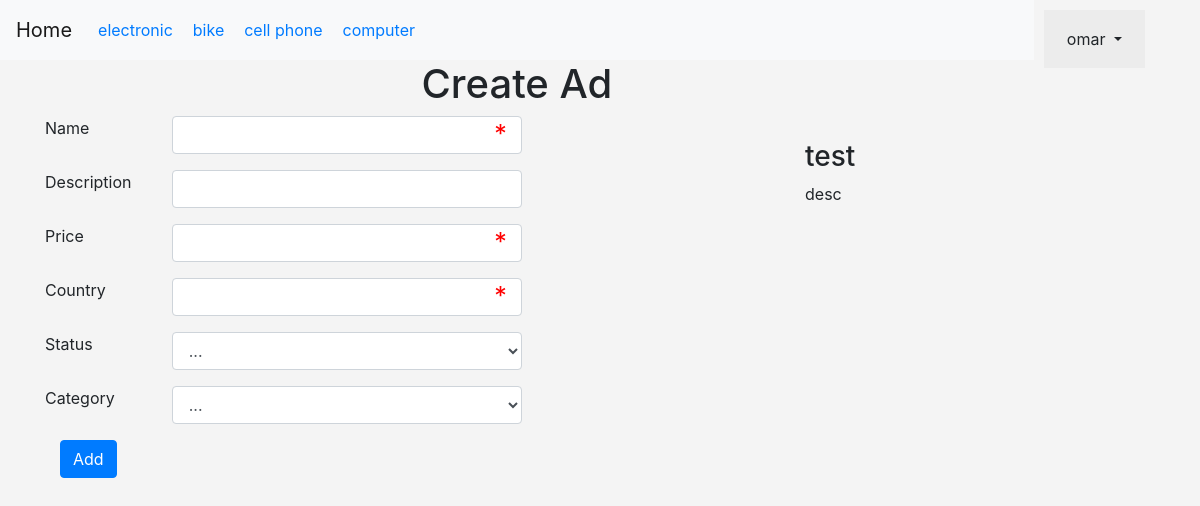
The app's page /eCommerce/items.php (signed in) with its own data.
### tables this page shows
CREATE TABLE `categories` (
  `id` int(11) NOT NULL,
  `name` varchar(255) NOT NULL,
  `description` text NOT NULL,
  `ordering` int(11) DEFAULT NULL,
  `visibility` tinyint(4) NOT NULL DEFAULT '0',
  `allow_comments` tinyint(4) NOT NULL DEFAULT '0',
  `allow_ads` tinyint(4) NOT NULL DEFAULT '0'
);

### eCommerce/init.php (called while the page is built, shortened)
<?php
include 'admin/connect.php';
$sessionUser ='';
if (isset($_SESSION['user'])){
    $sessionUser = $_SESSION['user'];
}
$tpl = 'includes/templates/';
$func = 'includes/functions/';
$css = 'layout/css/';
include $func."functions.php";
include $tpl."/header.php";

### eCommerce/includes/functions/functions.php (called while the page is built, shortened)
<?php
function getCats($where = '' , $id = '' , $val = ''){
    $equal = '';
    global $con;
    $getstmt = $con->prepare("SELECT * FROM categories $where $id $equal $val ORDER BY id ASC");
    $getstmt->execute();
    $rows = $getstmt->fetchAll();
    return $rows;
}

### eCommerce/items.php (the view, shortened to what this page needs)
<?php
include "init.php";
if (isset($_SESSION['user'])){
    ?>
    <h1 class="text-center">Create Ad</h1>
    <div class="ads">
        <div class="container">
            <div class="row">
                <div class="col-md-8">
                    <form action="<?php echo $_SERVER['PHP_SELF'] ?>" method="post">
                        <div class="form-group row">
                            <label class="col-sm-2">Name</label>
                            <div class="col-sm-6">
                                <input type="text" name="name" class="form-control live-name" required="required" data-class=".live-title">
                            </div>
                        </div>
                        <div class="form-group row">
                            <label class="col-sm-2">Description</label>
                            <div class="col-sm-6">
                                <input type="text" name="description" class="form-control live-desc" data-class=".live-desc">
                            </div>
                        </div>
                        <div class="form-group row">
                            <label class="col-sm-2">Price</label>
                            <div class="col-sm-6">
                                <input type="text" name="price" class="form-control live-price" required="required" data-class=".live-price">
                            </div>
                        </div>
                        <div class="form-group row">
                            <label class="col-sm-2">Country</label>
                            <div class="col-sm-6">
                                <input type="text" name="country" class="form-control" required="required">
                            </div>
                        </div>
                        <div class="form-group row">
                            <label class="col-sm-2">Status</label>
                            <div class="col-sm-6">
                                <select class="form-control" name="status" required>
                                    <option value="">...</option>
                                </select>
                            </div>
                        </div>
                        <div class="form-group row">
                            <label class="col-sm-2">Category</label>
                            <div class="col-sm-6">
                                <select class="form-control" name="category">
                                    <option value="">...</option>
                                </select>
                            </div>
                        </div>
                        <div class="col-sm-10">
                            <input type="submit" value="Add" class="btn btn-primary">
                        </div>
                    </form>
                </div>
                <div class="col-md-4 live-prev">
                    <div class='caption'>
                       <h3 class="live-title">test</h3>
                        <p class="live-desc">desc</p>
                        </div>
                </div>
            </div>
        </div>
    </div>
    <?php
}else{
    header('Location:login.php');
    exit();
}
include $tpl."footer.php";

### eCommerce/includes/templates/header.php (shortened to what this page needs)
<!DOCTYPE html>
<html>
  <head>
      <link rel="stylesheet" href="<?php echo $css?>bootstrap.min.css">
      <link rel="stylesheet" href="<?php echo $css?>font-awesome.min.css">
      <link rel="stylesheet" href="<?php echo $css?>front.css">
  </head>
<body>
<div class="upper-bar">
    <div class="container">
        <span class="pull-right login2">
                <?php if (isset($_SESSION['user'])){ ?>
                   <div class="btn-group">
                     <span class="btn dropdown-toggle" data-toggle="dropdown">
                         <?php echo $sessionUser?>
                     </span>
                   </div>
                    <?php
                }else{
                    echo "<a href='login.php'>Login/Signup</a>";
                } ?>
        </span>
    </div>
</div>
<nav class="navbar navbar-expand-lg navbar-light bg-light">
    <a class="navbar-brand" href="index.php">Home</a>
    <div class="collapse navbar-collapse" id="app-nav">
        <ul class="navbar-nav mr-auto cat-nav">
            <?php
            foreach (getCats() as $cat){
            echo "<li class='cat-item'>
                  <a href='categories.php?catid=".$cat['id']."&catname=".str_replace(' ','-',$cat['name'])."'>
                  ".$cat['name']."</a></li>";
            }
            ?>
        </ul>
    </div>
</nav>

### eCommerce/layout/css/front.css (style rules this page uses)
body { background-color: #f4f4f4; }
.form-control { position: relative; }
.cat-nav .cat-item { padding: 10px; }
.login2 { background-color: #ececec; padding: 10px; margin: 10px; }

### records on screen
categories: name "electronic"
categories: name "bike"
categories: name "cell phone"
categories: name "computer"

### other values on screen
$sessionUser "omar"
